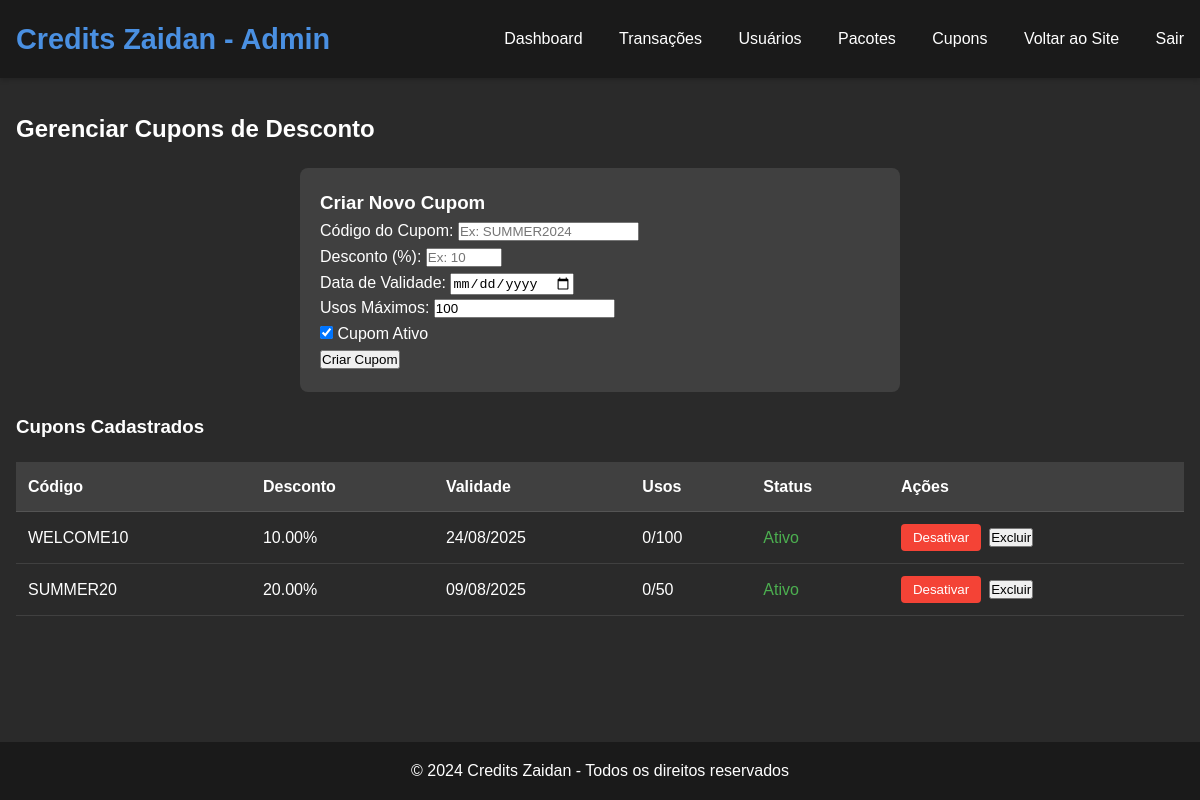
/admin/cupons.php (signed in), run on the app's committed database.
### tables this page shows
CREATE TABLE IF NOT EXISTS cupons (
    id INT AUTO_INCREMENT PRIMARY KEY,
    codigo VARCHAR(12) NOT NULL UNIQUE,
    desconto DECIMAL(5,2) NOT NULL,
    validade DATE NOT NULL,
    usos_maximos INT NOT NULL,
    usos_atual INT DEFAULT 0,
    ativo BOOLEAN DEFAULT TRUE,
    data_criacao TIMESTAMP DEFAULT CURRENT_TIMESTAMP
);

### admin/cupons.php (the view, shortened to what this page needs)
<?php
require_once '../config/database.php';
$stmt = $conn->query("SELECT * FROM cupons ORDER BY data_criacao DESC");
$cupons = $stmt->fetchAll(PDO::FETCH_ASSOC);
?>
<!DOCTYPE html>
<html lang="pt-BR">
<head>
    <link rel="stylesheet" href="../assets/css/style.css">
</head>
<body class="dark-theme">
    <header>
        <nav>
            <div class="logo">
                <h1>Credits Zaidan - Admin</h1>
            </div>
            <div class="nav-links">
                <a href="index.php">Dashboard</a>
                <a href="transacoes.php">Transações</a>
                <a href="usuarios.php">Usuários</a>
                <a href="pacotes.php">Pacotes</a>
                <a href="cupons.php">Cupons</a>
                <a href="../index.php">Voltar ao Site</a>
                <a href="../logout.php">Sair</a>
            </div>
        </nav>
    </header>
    <main>
        <section class="admin-content">
            <h2>Gerenciar Cupons de Desconto</h2>
            <div class="cupom-form">
                <h3>Criar Novo Cupom</h3>
                <form method="POST" action="">
                    <div class="form-group">
                        <label for="codigo">Código do Cupom:</label>
                        <input type="text" id="codigo" name="codigo" required
                               pattern="[A-Za-z0-9]{3,12}"
                               title="O código deve conter entre 3 e 12 caracteres alfanuméricos"
                               placeholder="Ex: SUMMER2024">
                    </div>
                    <div class="form-group">
                        <label for="desconto">Desconto (%):</label>
                        <input type="number" id="desconto" name="desconto" required
                               min="1" max="90" step="0.01"
                               placeholder="Ex: 10">
                    </div>
                    <div class="form-group">
                        <label for="validade">Data de Validade:</label>
                        <input type="date" id="validade" name="validade" required
                               min="<?php echo date('Y-m-d'); ?>">
                    </div>
                    <div class="form-group">
                        <label for="usos_maximos">Usos Máximos:</label>
                        <input type="number" id="usos_maximos" name="usos_maximos" required
                               min="1" value="100">
                    </div>
                    <div class="form-group">
                        <label>
                            <input type="checkbox" name="ativo" checked>
                            Cupom Ativo
                        </label>
                    </div>
                    <button type="submit" name="criar_cupom" class="btn-primary">Criar Cupom</button>
                </form>
            </div>
            <div class="cupons-lista">
                <h3>Cupons Cadastrados</h3>
                <?php if (empty($cupons)): ?>
                    <p>Nenhum cupom cadastrado.</p>
                <?php else: ?>
                    <table class="cupons-table">
                        <thead>
                            <tr>
                                <th>Código</th>
                                <th>Desconto</th>
                                <th>Validade</th>
                                <th>Usos</th>
                                <th>Status</th>
                                <th>Ações</th>
                            </tr>
                        </thead>
                        <tbody>
                            <?php foreach ($cupons as $cupom): ?>
                                <tr>
                                    <td><?php echo $cupom['codigo']; ?></td>
                                    <td><?php echo $cupom['desconto']; ?>%</td>
                                    <td><?php echo date('d/m/Y', strtotime($cupom['validade'])); ?></td>
                                    <td><?php echo $cupom['usos_atual']; ?>/<?php echo $cupom['usos_maximos']; ?></td>
                                    <td>
                                        <span class="<?php echo $cupom['ativo'] ? 'status-ativo' : 'status-inativo'; ?>">
                                            <?php echo $cupom['ativo'] ? 'Ativo' : 'Inativo'; ?>
                                        </span>
                                    </td>
                                    <td>
                                        <div class="btn-group">
                                            <?php if ($cupom['ativo']): ?>
                                                <form method="POST" action="" style="display: inline;">
                                                    <button type="submit" name="toggle_status" class="btn-toggle desativar">
                                                        Desativar
                                                    </button>
                                                </form>
                                            <?php endif; ?>
                                            <form method="POST" action="" style="display: inline;">
                                                <button type="submit" name="excluir_cupom" class="btn-danger"
                                                        onclick="return confirm('Tem certeza que deseja excluir este cupom?')">
                                                    Excluir
                                                </button>
                                            </form>
                                        </div>
                                    </td>
                                </tr>
                            <?php endforeach; ?>
                        </tbody>
                    </table>
                <?php endif; ?>
            </div>
        </section>
    </main>
    <footer>
        <p>&copy; 2024 Credits Zaidan - Todos os direitos reservados</p>
    </footer>
</body>
</html>

### assets/css/style.css (style rules this page uses)
:root { --primary-color: #2a2a2a; --secondary-color: #1a1a1a; --accent-color: #4a90e2; --text-color: #ffffff; --text-secondary: #b0b0b0; }
* { margin: 0; padding: 0; box-sizing: border-box; }
body { font-family: 'Arial', sans-serif; background-color: var(--primary-color); color: var(--text-color); line-height: 1.6; }
.dark-theme { background-color: var(--primary-color); color: var(--text-color); }
header { background-color: var(--secondary-color); padding: 1rem; box-shadow: 0 2px 5px rgba(0,0,0,0.2); }
nav { display: flex; justify-content: space-between; align-items: center; max-width: 1200px; margin: 0 auto; }
.logo h1 { color: var(--accent-color); font-size: 1.8rem; }
.nav-links a { color: var(--text-color); text-decoration: none; margin-left: 2rem; transition: color 0.3s; }
main { max-width: 1200px; margin: 2rem auto; padding: 0 1rem; }
footer { background-color: var(--secondary-color); padding: 1rem; text-align: center; position: fixed; bottom: 0; width: 100%; }

### admin/cupons.php (style rules this page uses)
.cupom-form { max-width: 600px; margin: 20px auto; padding: 20px; background: rgba(255, 255, 255, 0.1); border-radius: 8px; }
.cupons-table { width: 100%; margin-top: 20px; border-collapse: collapse; }
.cupons-table th, .cupons-table td { padding: 12px; text-align: left; border-bottom: 1px solid rgba(255, 255, 255, 0.1); }
.cupons-table th { background: rgba(255, 255, 255, 0.1); }
.status-ativo { color: #4CAF50; }
.btn-group { display: flex; gap: 8px; }
.btn-toggle { padding: 6px 12px; border: none; border-radius: 4px; cursor: pointer; }
.btn-toggle.desativar { background: #f44336; color: white; }

### data on the page
cupons: codigo "WELCOME10", desconto "10.00", validade "24/08/2025", usos_atual "0", usos_maximos "100", ativo "Ativo"
cupons: codigo "SUMMER20", desconto "20.00", validade "09/08/2025", usos_atual "0", usos_maximos "50", ativo "Ativo"
